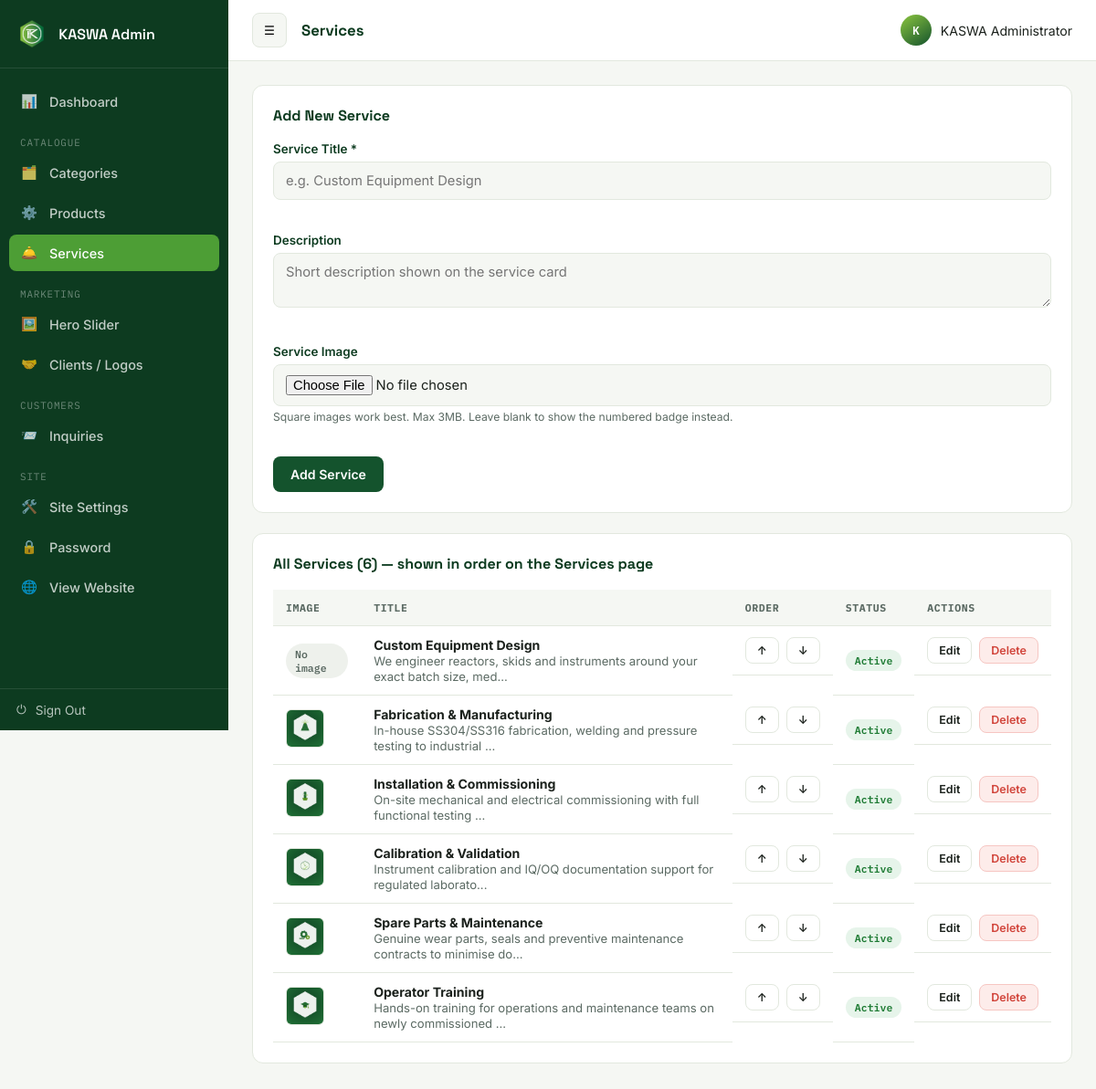
Screenshot of /admin/services.php (signed in) with the database file from the repository.
### tables this page shows
CREATE TABLE `services` (
  `id` int(11) NOT NULL,
  `title` varchar(150) NOT NULL,
  `description` text DEFAULT NULL,
  `image` varchar(255) DEFAULT NULL,
  `sort_order` int(11) DEFAULT 0,
  `status` tinyint(1) DEFAULT 1,
  `created_at` timestamp NOT NULL DEFAULT current_timestamp()
);

### admin/services.php (the view, shortened to what this page needs)
<?php
require_once __DIR__ . '/includes/auth.php';
$services = $pdo->query("SELECT * FROM services ORDER BY sort_order ASC")->fetchAll();
require_once __DIR__ . '/includes/page-head.php';
?>
<div class="card card-wide">
    <div class="card-head"><h3>Add New Service</h3></div>
    <form method="post" enctype="multipart/form-data">
        <div class="form-grid">
            <div class="form-group full"><label>Service Title *</label><input type="text" name="title" required placeholder="e.g. Custom Equipment Design"></div>
            <div class="form-group full"><label>Description</label><textarea name="description" rows="2" placeholder="Short description shown on the service card"></textarea></div>
            <div class="form-group full">
                <label>Service Image</label>
                <input type="file" name="image" accept=".jpg,.jpeg,.png,.webp" data-preview="#svcImgPreview">
                <p class="hint">Square images work best. Max 3MB. Leave blank to show the numbered badge instead.</p>
            </div>
        </div>
        <div class="form-actions"><button type="submit" name="add_service" class="btn btn-primary">Add Service</button></div>
    </form>
</div>
<div class="card card-wide">
    <div class="card-head"><h3>All Services (<?= count($services) ?>) — shown in order on the Services page</h3></div>
    <?php if (empty($services)): ?>
        <div class="empty-state"><div class="icon">🛠️</div>No services yet. Add your first one above.</div>
    <?php else: ?>
    <table class="data-table">
        <thead><tr><th>Image</th><th>Title</th><th>Order</th><th>Status</th><th>Actions</th></tr></thead>
        <tbody>
        <?php foreach ($services as $s): ?>
            <tr>
                <td>
                    <?php if (!empty($s['image']) && file_exists(__DIR__ . '/../uploads/services/' . $s['image'])): ?>
                        <img class="thumb-sm" src="../uploads/services/<?= htmlspecialchars($s['image']) ?>" alt="">
                    <?php else: ?>
                        <span class="badge-pill badge-gray">No image</span>
                    <?php endif; ?>
                </td>
                <td><strong><?= htmlspecialchars($s['title']) ?></strong><br><span style="color:var(--steel); font-size:0.82rem;"><?= htmlspecialchars(mb_strimwidth($s['description'], 0, 80, '...')) ?></span></td>
                <td class="table-actions">
                    <a href="?move=<?= $s['id'] ?>&dir=up" class="btn btn-outline btn-sm" title="Move up">↑</a>
                    <a href="?move=<?= $s['id'] ?>&dir=down" class="btn btn-outline btn-sm" title="Move down">↓</a>
                </td>
                <td><a href="?toggle=<?= $s['id'] ?>" class="badge-pill <?= $s['status'] ? 'badge-green' : 'badge-gray' ?>"><?= $s['status'] ? 'Active' : 'Hidden' ?></a></td>
                <td class="table-actions">
                    <a href="service-edit.php?id=<?= $s['id'] ?>" class="btn btn-outline btn-sm">Edit</a>
                    <a href="?delete=<?= $s['id'] ?>" class="btn btn-danger btn-sm" data-confirm="Remove service '<?= htmlspecialchars($s['title']) ?>'?">Delete</a>
                </td>
            </tr>
        <?php endforeach; ?>
        </tbody>
    </table>
    <?php endif; ?>
</div>
<?php require_once __DIR__ . '/includes/page-foot.php'; ?>

### admin/assets/css/admin.css (style rules this page uses)
:root { --forest: #14532d; --forest-dark: #0d3b20; --leaf: #4d9e35; --lime: #8bc53f; --graphite: #1b211c; --paper: #f5f7f3; --steel: #5b6a63; --steel-light: #e2e8de; --white: #ffffff; --danger: #d1453b; --sidebar-w: 250px; --sidebar-w-collapsed: 76px; --font-display: 'Space Grotesk', sans-serif; --font-body: 'Inter', sans-serif; --font-mono: 'IBM Plex Mono', monospace; }
* { box-sizing: border-box; }
body { margin: 0; font-family: var(--font-body); background: var(--paper); color: var(--graphite); }
a { text-decoration: none; color: inherit; }
h1,h2,h3,h4 { font-family: var(--font-display); margin: 0 0 .4em; }
.btn { display: inline-flex; align-items: center; gap: 7px; padding: 10px 18px; border-radius: 8px; font-weight: 600; font-size: 0.88rem; border: 1px solid transparent; cursor: pointer; font-family: var(--font-body); transition: all .15s ease; }
.btn-primary { background: var(--forest); color: var(--white); }
.btn-outline { border-color: var(--steel-light); background: var(--white); color: var(--graphite); }
.btn-danger { background: #fdecea; color: var(--danger); border-color: #f6c6c2; }
.btn-sm { padding: 6px 12px; font-size: 0.78rem; }
.card-wide { max-width: 1000px; margin-left: auto; margin-right: auto; }
.card { background: var(--white); border: 1px solid var(--steel-light); border-radius: 12px; padding: 22px; margin-bottom: 22px; }
.card-head { display: flex; align-items: center; justify-content: space-between; margin-bottom: 18px; flex-wrap: wrap; gap: 10px; }
.card-head h3 { font-size: 1rem; color: var(--forest-dark); margin: 0; }
table.data-table { width: 100%; border-collapse: collapse; font-size: 0.88rem; }
table.data-table th { text-align: left; padding: 12px 14px; background: var(--paper); font-family: var(--font-mono); font-size: 0.72rem; text-transform: uppercase; letter-spacing: 0.05em; color: var(--steel); border-bottom: 1px solid var(--steel-light); }
table.data-table td { padding: 12px 14px; border-bottom: 1px solid var(--steel-light); vertical-align: middle; }
.thumb-sm { width: 42px; height: 42px; border-radius: 6px; object-fit: contain; background: var(--paper); border: 1px solid var(--steel-light); }
.badge-pill { display: inline-block; padding: 4px 10px; border-radius: 20px; font-size: 0.72rem; font-weight: 600; font-family: var(--font-mono); }
.badge-green { background: #e6f4ea; color: #1e7b34; }
.badge-gray { background: #eef1ec; color: var(--steel); }
.table-actions { display: flex; gap: 8px; }
.form-grid { display: grid; grid-template-columns: 1fr 1fr; gap: 18px; }
.form-group { margin-bottom: 18px; }
.form-group.full { grid-column: 1 / -1; }
.form-group label { display: block; font-size: 0.84rem; font-weight: 600; margin-bottom: 6px; color: var(--forest-dark); }
.form-group .hint { font-size: 0.76rem; color: var(--steel); margin-top: 4px; }
.form-group input, .form-group select, .form-group textarea { width: 100%; padding: 11px 13px; border: 1px solid var(--steel-light); border-radius: 8px; font-family: var(--font-body); font-size: 0.92rem; background: var(--paper); }
.form-actions { display: flex; gap: 10px; margin-top: 6px; }

### rows the page displays
services: shows "No image", title "Custom Equipment Design", description "We engineer reactors, skids and instruments around your exact batch size, med...", status "Active"
services: image (picture), title "Fabrication & Manufacturing", description "In-house SS304/SS316 fabrication, welding and pressure testing to industrial ...", status "Active"
services: image (picture), title "Installation & Commissioning", description "On-site mechanical and electrical commissioning with full functional testing ...", status "Active"
services: image (picture), title "Calibration & Validation", description "Instrument calibration and IQ/OQ documentation support for regulated laborato...", status "Active"
services: image (picture), title "Spare Parts & Maintenance", description "Genuine wear parts, seals and preventive maintenance contracts to minimise do...", status "Active"
services: image (picture), title "Operator Training", description "Hands-on training for operations and maintenance teams on newly commissioned ...", status "Active"

### other values shown
$page_title "Services"
substr(admin_name(), 0, 1) "K"
admin_name() "KASWA Administrator"
count($services) "6"
